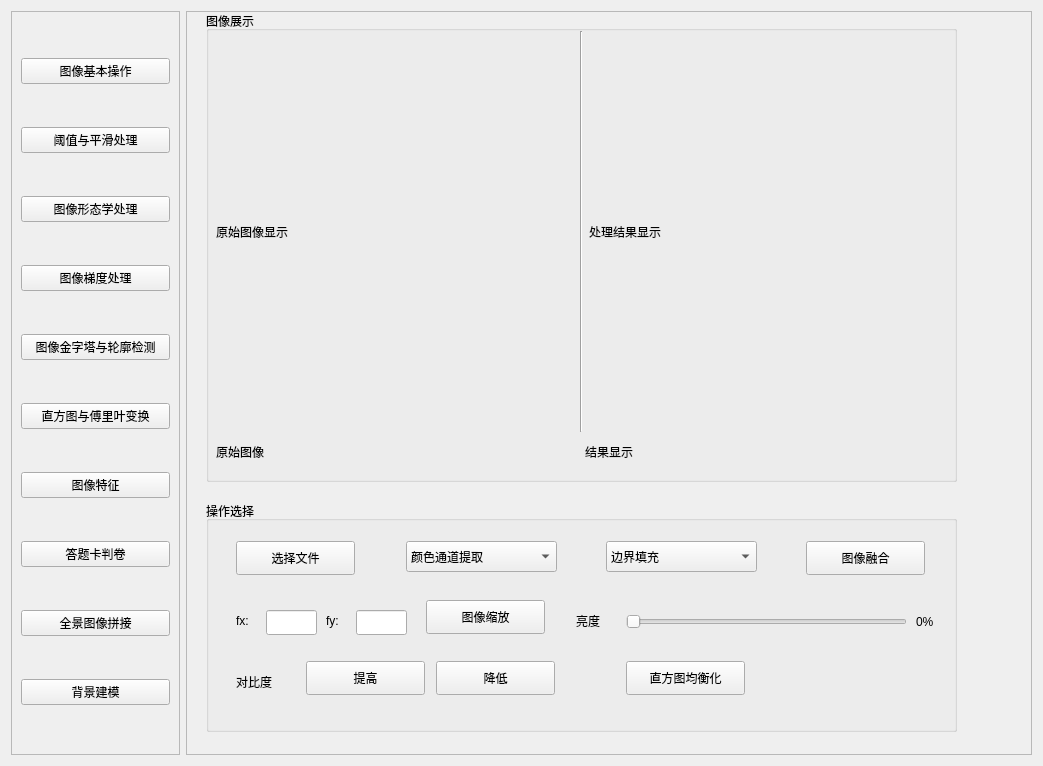
<?xml version="1.0" encoding="UTF-8"?>
<ui version="4.0">
 <class>Form</class>
 <widget class="QWidget" name="Form">
  <property name="geometry">
   <rect>
    <x>0</x>
    <y>0</y>
    <width>1043</width>
    <height>766</height>
   </rect>
  </property>
  <property name="minimumSize">
   <size>
    <width>1043</width>
    <height>766</height>
   </size>
  </property>
  <property name="maximumSize">
   <size>
    <width>1043</width>
    <height>766</height>
   </size>
  </property>
  <property name="windowTitle">
   <string>Form</string>
  </property>
  <layout class="QHBoxLayout" name="horizontalLayout">
   <item>
    <widget class="QFrame" name="frame">
     <property name="sizePolicy">
      <sizepolicy hsizetype="Preferred" vsizetype="Preferred">
       <horstretch>1</horstretch>
       <verstretch>0</verstretch>
      </sizepolicy>
     </property>
     <property name="frameShape">
      <enum>QFrame::StyledPanel</enum>
     </property>
     <property name="frameShadow">
      <enum>QFrame::Raised</enum>
     </property>
     <layout class="QVBoxLayout" name="verticalLayout">
      <item>
       <widget class="QPushButton" name="btn_basic">
        <property name="text">
         <string>图像基本操作</string>
        </property>
       </widget>
      </item>
      <item>
       <widget class="QPushButton" name="btn_smooth">
        <property name="text">
         <string>阈值与平滑处理</string>
        </property>
       </widget>
      </item>
      <item>
       <widget class="QPushButton" name="pushButton_3">
        <property name="text">
         <string>图像形态学处理</string>
        </property>
       </widget>
      </item>
      <item>
       <widget class="QPushButton" name="pushButton_4">
        <property name="text">
         <string>图像梯度处理</string>
        </property>
       </widget>
      </item>
      <item>
       <widget class="QPushButton" name="pushButton_5">
        <property name="text">
         <string>图像金字塔与轮廓检测</string>
        </property>
       </widget>
      </item>
      <item>
       <widget class="QPushButton" name="pushButton_6">
        <property name="text">
         <string>直方图与傅里叶变换</string>
        </property>
       </widget>
      </item>
      <item>
       <widget class="QPushButton" name="pushButton_7">
        <property name="text">
         <string>图像特征</string>
        </property>
       </widget>
      </item>
      <item>
       <widget class="QPushButton" name="pushButton_8">
        <property name="text">
         <string>答题卡判卷</string>
        </property>
       </widget>
      </item>
      <item>
       <widget class="QPushButton" name="pushButton_9">
        <property name="text">
         <string>全景图像拼接</string>
        </property>
       </widget>
      </item>
      <item>
       <widget class="QPushButton" name="pushButton_10">
        <property name="text">
         <string>背景建模</string>
        </property>
       </widget>
      </item>
     </layout>
    </widget>
   </item>
   <item>
    <widget class="QFrame" name="frame_2">
     <property name="sizePolicy">
      <sizepolicy hsizetype="Preferred" vsizetype="Preferred">
       <horstretch>5</horstretch>
       <verstretch>0</verstretch>
      </sizepolicy>
     </property>
     <property name="frameShape">
      <enum>QFrame::StyledPanel</enum>
     </property>
     <property name="frameShadow">
      <enum>QFrame::Raised</enum>
     </property>
     <widget class="QGroupBox" name="groupBox_2">
      <property name="geometry">
       <rect>
        <x>20</x>
        <y>0</y>
        <width>751</width>
        <height>471</height>
       </rect>
      </property>
      <property name="title">
       <string>图像展示</string>
      </property>
      <widget class="QWidget" name="layoutWidget">
       <property name="geometry">
        <rect>
         <x>10</x>
         <y>430</y>
         <width>731</width>
         <height>21</height>
        </rect>
       </property>
       <layout class="QHBoxLayout" name="horizontalLayout_2">
        <item>
         <widget class="QLabel" name="label">
          <property name="text">
           <string>原始图像</string>
          </property>
         </widget>
        </item>
        <item>
         <widget class="QLabel" name="label_3">
          <property name="text">
           <string>结果显示</string>
          </property>
         </widget>
        </item>
       </layout>
      </widget>
      <widget class="Line" name="line">
       <property name="geometry">
        <rect>
         <x>919</x>
         <y>21</y>
         <width>16</width>
         <height>399</height>
        </rect>
       </property>
       <property name="orientation">
        <enum>Qt::Vertical</enum>
       </property>
      </widget>
      <widget class="QWidget" name="layoutWidget">
       <property name="geometry">
        <rect>
         <x>10</x>
         <y>20</y>
         <width>731</width>
         <height>401</height>
        </rect>
       </property>
       <layout class="QHBoxLayout" name="horizontalLayout_3">
        <item>
         <widget class="QLabel" name="img_origin">
          <property name="text">
           <string>原始图像显示</string>
          </property>
         </widget>
        </item>
        <item>
         <widget class="Line" name="line_2">
          <property name="orientation">
           <enum>Qt::Vertical</enum>
          </property>
         </widget>
        </item>
        <item>
         <widget class="QLabel" name="img_new">
          <property name="text">
           <string>处理结果显示</string>
          </property>
         </widget>
        </item>
       </layout>
      </widget>
     </widget>
     <widget class="QStackedWidget" name="stackedWidget">
      <property name="geometry">
       <rect>
        <x>10</x>
        <y>480</y>
        <width>761</width>
        <height>241</height>
       </rect>
      </property>
      <widget class="QWidget" name="page">
       <widget class="QGroupBox" name="groupBox">
        <property name="geometry">
         <rect>
          <x>10</x>
          <y>10</y>
          <width>751</width>
          <height>231</height>
         </rect>
        </property>
        <property name="title">
         <string>操作选择</string>
        </property>
        <widget class="QPushButton" name="btn_merge">
         <property name="geometry">
          <rect>
           <x>600</x>
           <y>40</y>
           <width>119</width>
           <height>34</height>
          </rect>
         </property>
         <property name="text">
          <string>图像融合</string>
         </property>
        </widget>
        <widget class="QLabel" name="label_6">
         <property name="geometry">
          <rect>
           <x>30</x>
           <y>109</y>
           <width>31</width>
           <height>21</height>
          </rect>
         </property>
         <property name="text">
          <string>fx:</string>
         </property>
        </widget>
        <widget class="QLineEdit" name="txt_fx">
         <property name="geometry">
          <rect>
           <x>60</x>
           <y>109</y>
           <width>51</width>
           <height>25</height>
          </rect>
         </property>
        </widget>
        <widget class="QPushButton" name="btn_zoom">
         <property name="geometry">
          <rect>
           <x>220</x>
           <y>99</y>
           <width>119</width>
           <height>34</height>
          </rect>
         </property>
         <property name="text">
          <string>图像缩放</string>
         </property>
        </widget>
        <widget class="QLabel" name="label_2">
         <property name="geometry">
          <rect>
           <x>370</x>
           <y>109</y>
           <width>41</width>
           <height>21</height>
          </rect>
         </property>
         <property name="text">
          <string>亮度</string>
         </property>
        </widget>
        <widget class="QPushButton" name="pushButton_20">
         <property name="geometry">
          <rect>
           <x>230</x>
           <y>160</y>
           <width>119</width>
           <height>34</height>
          </rect>
         </property>
         <property name="text">
          <string>降低</string>
         </property>
        </widget>
        <widget class="QPushButton" name="pushButton_21">
         <property name="geometry">
          <rect>
           <x>100</x>
           <y>160</y>
           <width>119</width>
           <height>34</height>
          </rect>
         </property>
         <property name="text">
          <string>提高</string>
         </property>
        </widget>
        <widget class="QLabel" name="label_7">
         <property name="geometry">
          <rect>
           <x>30</x>
           <y>170</y>
           <width>61</width>
           <height>21</height>
          </rect>
         </property>
         <property name="text">
          <string>对比度</string>
         </property>
        </widget>
        <widget class="QPushButton" name="btn_graph">
         <property name="geometry">
          <rect>
           <x>420</x>
           <y>160</y>
           <width>119</width>
           <height>34</height>
          </rect>
         </property>
         <property name="text">
          <string>直方图均衡化</string>
         </property>
        </widget>
        <widget class="QPushButton" name="btn_load">
         <property name="geometry">
          <rect>
           <x>30</x>
           <y>40</y>
           <width>119</width>
           <height>34</height>
          </rect>
         </property>
         <property name="text">
          <string>选择文件</string>
         </property>
        </widget>
        <widget class="QComboBox" name="cbx_color">
         <property name="geometry">
          <rect>
           <x>200</x>
           <y>40</y>
           <width>151</width>
           <height>31</height>
          </rect>
         </property>
         <item>
          <property name="text">
           <string>颜色通道提取</string>
          </property>
         </item>
         <item>
          <property name="text">
           <string>Blue</string>
          </property>
         </item>
         <item>
          <property name="text">
           <string>Green</string>
          </property>
         </item>
         <item>
          <property name="text">
           <string>Red</string>
          </property>
         </item>
        </widget>
        <widget class="QComboBox" name="cbx_edge">
         <property name="geometry">
          <rect>
           <x>400</x>
           <y>40</y>
           <width>151</width>
           <height>31</height>
          </rect>
         </property>
         <item>
          <property name="text">
           <string>边界填充</string>
          </property>
         </item>
         <item>
          <property name="text">
           <string>复制法</string>
          </property>
         </item>
         <item>
          <property name="text">
           <string>反射法</string>
          </property>
         </item>
         <item>
          <property name="text">
           <string>反射法_101</string>
          </property>
         </item>
         <item>
          <property name="text">
           <string>外包装法</string>
          </property>
         </item>
         <item>
          <property name="text">
           <string>常量法</string>
          </property>
         </item>
        </widget>
        <widget class="QLabel" name="label_8">
         <property name="geometry">
          <rect>
           <x>120</x>
           <y>109</y>
           <width>31</width>
           <height>21</height>
          </rect>
         </property>
         <property name="text">
          <string>fy:</string>
         </property>
        </widget>
        <widget class="QLineEdit" name="txt_fy">
         <property name="geometry">
          <rect>
           <x>150</x>
           <y>109</y>
           <width>51</width>
           <height>25</height>
          </rect>
         </property>
        </widget>
        <widget class="QSlider" name="sld_bright">
         <property name="geometry">
          <rect>
           <x>420</x>
           <y>110</y>
           <width>281</width>
           <height>21</height>
          </rect>
         </property>
         <property name="orientation">
          <enum>Qt::Horizontal</enum>
         </property>
        </widget>
        <widget class="QLabel" name="lbl_bri">
         <property name="geometry">
          <rect>
           <x>710</x>
           <y>100</y>
           <width>31</width>
           <height>41</height>
          </rect>
         </property>
         <property name="text">
          <string>0%</string>
         </property>
        </widget>
       </widget>
      </widget>
      <widget class="QWidget" name="page_2"/>
     </widget>
    </widget>
   </item>
  </layout>
 </widget>
 <resources/>
 <connections/>
</ui>
